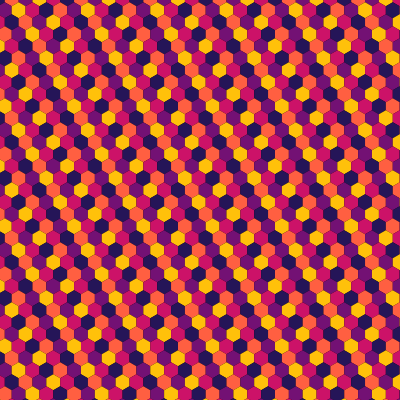
Frame 1 (no input)
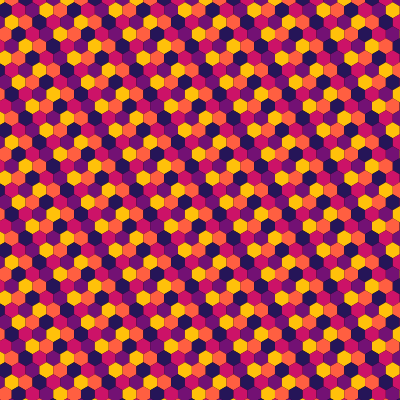
Frame 2 (the mouse pressed at the canvas centre, redrawn once)

The p5.js sketch that drew these frames (run headless with seeded random() and noise() and a simulated clock; the mouse was pressed at the canvas centre and the sketch redrawn once):

// p5.js sketch
// ── sketch.js
let hexagons = [];
let c = [];

function setup() {
  createCanvas(400, 400);
  createHoneycomb();
	noLoop();
    noStroke();
	//strokeWeight(width * 0.001);
  
  
  c = [color('#251558'),color('#731174'),color('#CC1268'),color('#FF5F41'),color('#FFC10A')];
}

function draw() {
  
  let shuffledColours = shuffle(c, true);
  
  background('#000');
	//noFill();
    
	//stroke('#fff');
// 	for (let h of hexagons) {
      
//         fill(random(255), random(255), random(255));
        
// 		drawHex(h.x, h.y, h.w, h.a, 0);
      
// 	}
  
  /* add a palette instead */

    for (let i = 0; i < hexagons.length; i++) {
  fill(shuffledColours[i % shuffledColours.length]);
  let h = hexagons[i];
  drawHex(h.x, h.y, h.w, h.a, 0);
}
}


  

 
function createHoneycomb() {
	let hexW = width * 0.04; // change to make more/fewer hexagons
	let hexH = hexW * sqrt(3) / 2;
	let y = -hexH;
	let yCounter = 0;

	while (y < height + hexW) {
		let x = -hexW;
		let offsetX = 0;
		if (yCounter % 2 == 0) {
			offsetX = hexH / 2;
		}
		while (x < width + hexW) {
			hexagons.push({ x: x + offsetX, y: y, w: hexW, h: hexH, a: PI / 2 });
			x += hexH;
		}
		y += hexW * 0.75;
		yCounter++;
	}

}

function drawHex(x, y, w, a, r) {
	let myPoints = [];
	let numPoints = 6;
	let rad = w / 2;

	for (let i = 0; i < numPoints; i++) {
		let angle = map(i, 0, numPoints, 0, TWO_PI) + a;
		let xx = x + cos(angle) * rad;
		let yy = y + sin(angle) * rad;
		myPoints.push(createVector(xx, yy));
	}

	drawRoundPolygon(myPoints, r);
}

function drawRoundPolygon(points, r) {
	beginShape();
	for (let i = 0; i < points.length; i++) {
		let current = points[i];
		let prev = points[(i - 1 + points.length) % points.length];
		let next = points[(i + 1) % points.length];

		let v1 = p5.Vector.sub(prev, current);
		let v2 = p5.Vector.sub(next, current);

		let len1 = v1.mag();
		let len2 = v2.mag();
		let limit1 = min(r, len1 * 0.5);
		let limit2 = min(r, len2 * 0.5);

		v1.setMag(limit1);
		v2.setMag(limit2);

		let pStart = p5.Vector.add(current, v1);
		let pEnd = p5.Vector.add(current, v2);

		vertex(pStart.x, pStart.y);
		quadraticVertex(current.x, current.y, pEnd.x, pEnd.y);
	}
	endShape(CLOSE);
}
